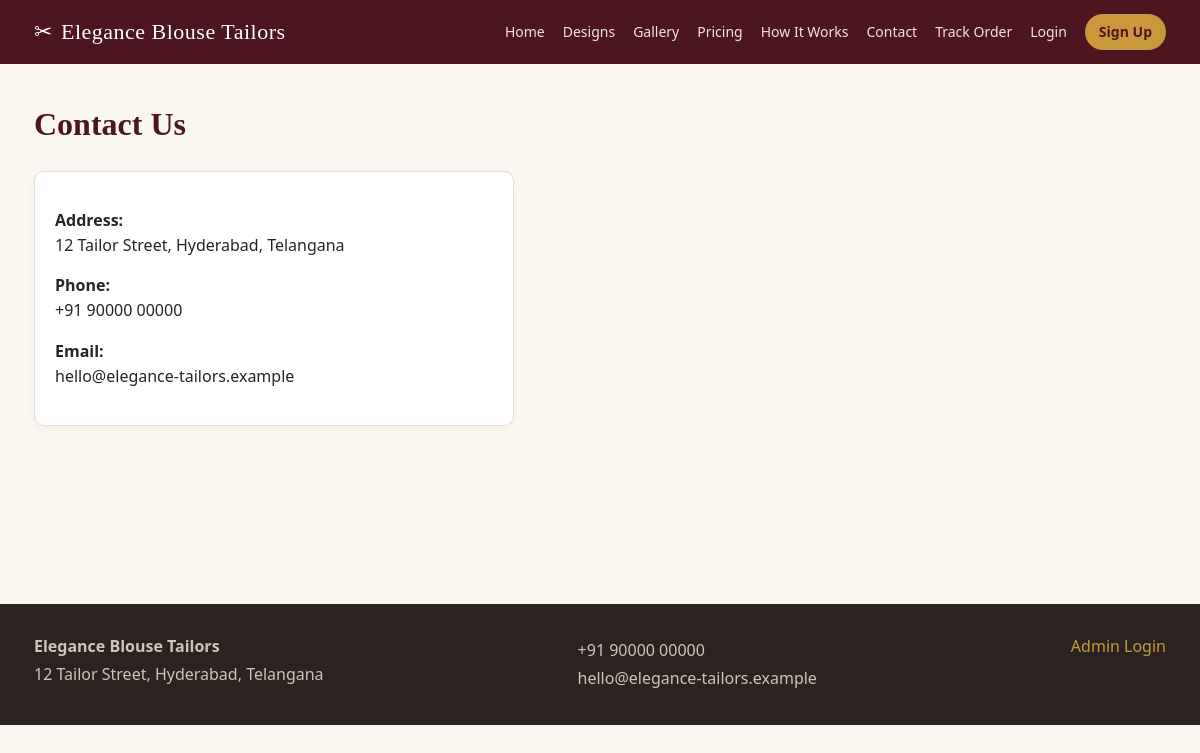
The app's page /contact with its own data.
### tables this page shows
CREATE TABLE website_settings (
    setting_key     TEXT PRIMARY KEY,
    setting_value   TEXT
);

### app/public.py (the view)
@bp.route("/contact")
def contact():
    return render_template("public/contact.html")

### app/db.py (called while the page is built)
def _connect_sqlite():
    path = current_app.config["SQLITE_PATH"]
    Path(path).parent.mkdir(parents=True, exist_ok=True)
    conn = sqlite3.connect(path)
    conn.row_factory = sqlite3.Row
    conn.execute("PRAGMA foreign_keys = ON")
    return conn

def get_db():
    if "db" not in g:
        engine = current_app.config["DB_ENGINE"]
        g.db = _connect_sqlite() if engine == "sqlite" else _connect_mssql()
        g.db_engine = engine
    return g.db

def _rows_to_dicts(cur, rows):
    columns = [col[0] for col in cur.description]
    return [dict(zip(columns, row)) for row in rows]

def query(sql, params=(), one=False):
    conn = get_db()
    cur = conn.cursor()
    cur.execute(sql, params)
    raw_rows = cur.fetchall()
    rows = _rows_to_dicts(cur, raw_rows)
    cur.close()
    if one:
        return rows[0] if rows else None
    return rows

### templates/public/contact.html
{% extends "base.html" %}
{% block content %}
<h1>Contact Us</h1>
<div class="card" style="max-width:480px;">
  <p><strong>Address:</strong><br>{{ site.address }}</p>
  <p><strong>Phone:</strong><br>{{ site.contact_number }}</p>
  <p><strong>Email:</strong><br>{{ site.contact_email }}</p>
</div>
{% endblock %}

### templates/base.html (shortened to what this page needs)
<!DOCTYPE html>
<html lang="en">
<head>
<link rel="stylesheet" href="{{ url_for('static', filename='css/style.css') }}">
</head>
<body class="{% block body_class %}{% endblock %}">
<header class="site-header">
  <div class="container header-inner">
    <a class="brand" href="{{ url_for('public.home') }}" style="display:flex;align-items:center;gap:8px;">
      {% if site.logo_path %}
        <img src="{{ url_for('media', filename=site.logo_path) }}" alt="{{ site.brand_name or 'Logo' }}"
             style="height:100px;width:auto;display:block;">
      {% else %}
        <span>✂</span>
      {% endif %}
      {{ site.brand_name or 'Tailoring Studio' }}
    </a>
    <nav class="main-nav" id="mainNav">
      <a href="{{ url_for('public.home') }}">Home</a>
      <a href="{{ url_for('public.designs') }}">Designs</a>
      <a href="{{ url_for('public.gallery') }}">Gallery</a>
      <a href="{{ url_for('public.pricing') }}">Pricing</a>
      <a href="{{ url_for('public.how_it_works') }}">How It Works</a>
      <a href="{{ url_for('public.contact') }}">Contact</a>
      <a href="{{ url_for('public.track_order') }}">Track Order</a>
      {% if session.get('customer_id') %}
        <a href="{{ url_for('customer.dashboard') }}" class="nav-cta">My Dashboard</a>
        <a href="{{ url_for('auth.customer_logout') }}">Logout</a>
      {% else %}
        <a href="{{ url_for('auth.customer_login') }}">Login</a>
        <a href="{{ url_for('auth.customer_register') }}" class="nav-cta">Sign Up</a>
      {% endif %}
    </nav>
  </div>
</header>
<main class="container page-content">
  {% block content %}{% endblock %}
</main>
<footer class="site-footer">
  <div class="container footer-inner">
    <div>
      <strong>{{ site.brand_name or 'Tailoring Studio' }}</strong>
      <p>{{ site.address or '' }}</p>
    </div>
    <div>
      <p>{{ site.contact_number or '' }}</p>
      <p>{{ site.contact_email or '' }}</p>
    </div>
    <div>
      <a href="{{ url_for('auth.admin_login') }}">Admin Login</a>
    </div>
  </div>
</footer>
</body>
</html>

### static/css/style.css (style rules this page uses)
:root { --maroon: #6b1e2b; --maroon-dark: #4c1520; --gold: #c8983b; --cream: #faf6f0; --ink: #2b2320; --muted: #766a63; --border: #e7ddd0; --success: #2e7d4f; --danger: #b33a3a; --warning: #a8711f; --info: #2f6a8f; --radius: 10px; }
* { box-sizing: border-box; }
body { margin: 0; font-family: "Segoe UI", "Helvetica Neue", Arial, sans-serif; color: var(--ink); background: var(--cream); line-height: 1.55; }
.container { max-width: 1180px; margin: 0 auto; padding: 0 24px; }
a { color: var(--maroon); text-decoration: none; }
h1, h2, h3, h4 { font-family: Georgia, "Times New Roman", serif; color: var(--maroon-dark); margin-top: 0; }
p { color: var(--ink); }
.site-header { background: var(--maroon-dark); color: #fff; position: sticky; top: 0; z-index: 50; }
.header-inner { display: flex; align-items: center; justify-content: space-between; padding: 14px 24px; }
.brand { color: #fff; font-family: Georgia, serif; font-size: 22px; letter-spacing: .5px; }
.main-nav { display: flex; align-items: center; gap: 18px; flex-wrap: wrap; }
.main-nav a { color: #f1e6d8; font-size: 14px; }
.nav-cta { background: var(--gold); color: var(--maroon-dark) !important; padding: 7px 14px; border-radius: 20px; font-weight: 600; }
.site-footer { background: var(--ink); color: #cfc4b8; margin-top: 60px; padding: 30px 0; }
.footer-inner { display: flex; justify-content: space-between; flex-wrap: wrap; gap: 20px; }
.footer-inner a { color: var(--gold); }
.footer-inner p { margin: 4px 0; color: #cfc4b8; }
.page-content { padding: 36px 24px 60px; min-height: 60vh; }
.card { background: #fff; border: 1px solid var(--border); border-radius: var(--radius); padding: 20px; box-shadow: 0 2px 10px rgba(75,40,20,0.04); }

### records on screen
website_settings: setting_value "Elegance Blouse Tailors"
website_settings: address "12 Tailor Street, Hyderabad, Telangana", setting_value "12 Tailor Street, Hyderabad, Telangana"
website_settings: contact_number "+91 90000 00000", setting_value "+91 90000 00000"
website_settings: contact_email "hello@elegance-tailors.example", setting_value "hello@elegance-tailors.example"
